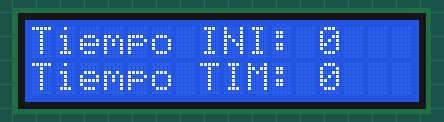
Recording of a sketch running on a simulated Teensy 4. Parts: 16×2 character LCD.

Above: at 0.11 s.
At 4.93 s:
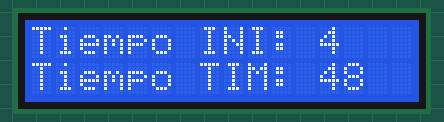
At 9.93 s:
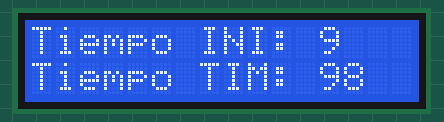
At 19.93 s:
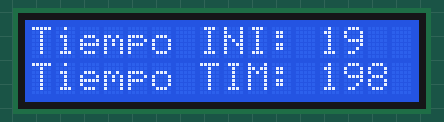
At 29.93 s:
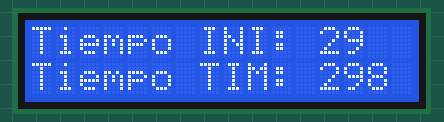
At 39.93 s:
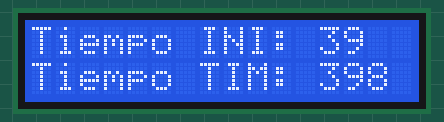

The sketch:

TIMER_INT.ino
```cpp
/******************************************************************
* Programa: Ejemplo de uso de la interrupción por Timer
*
* Objetivo:
*   Mostrar los aspectos básicos de funcionamiento de una interrupción
*
* Aspectos a destacar:
*   -+
*
* Versión: 0.1 del 5 de marzo de 2017
* Autor: Mauricio Dávila
* Revisión: -
*
* *******************************************************************/

#include <LiquidCrystal.h>
#include "TimerOne.h"
#define MEGA


#ifdef MEGA
  LiquidCrystal lcd(8, 9, 4, 5, 6, 7); // Pines utilizados en la Mega2560
#else
  LiquidCrystal lcd(12, 11, 5, 4, 3, 2); // Pines utilizados en la UNO
#endif

int cuenta = 0;

/** \brief  Se invoca cada vez que el timer cuenta el tiempo seteado
 * \param void
 * \return void
 */
void timerHandler(void)
{
  cuenta++;
}

/** \brief  Se invoca una sola vez cuando el programa empieza.
 *          Se utiliza para inicializar los modos de trabajo
 *          de los pines, el puerto serie, etc...
 * \param void
 * \return void
 */
void setup(void)
{
  lcd.begin(16, 2); // inicializo la biblioteca indicando 16 caracteres por 2 lineas

  Timer1.initialize(100000);         // Tiempo en micro Segundos => 100000us == 100ms == 0,1s
  Timer1.attachInterrupt(timerHandler); // Activa la interrupcion y la asocia a la función que la atiende "timerHandler"

}


/** \brief  Contiene el programa que se ejecutará cíclicamente
 *
 * \param void
 * \return void
 */
void loop(void)
{
  lcd.setCursor(0,0);
  lcd.print("Tiempo INI: "); // imprime por el lcd
  lcd.print(millis()/1000); // muestra el tiempo transcurrido desde el encendido

  lcd.setCursor(0,1);
  lcd.print("Tiempo TIM: "); // imprime por el lcd
  lcd.print(cuenta); // muestra el tiempo transcurrido desde el encendido

}
```
